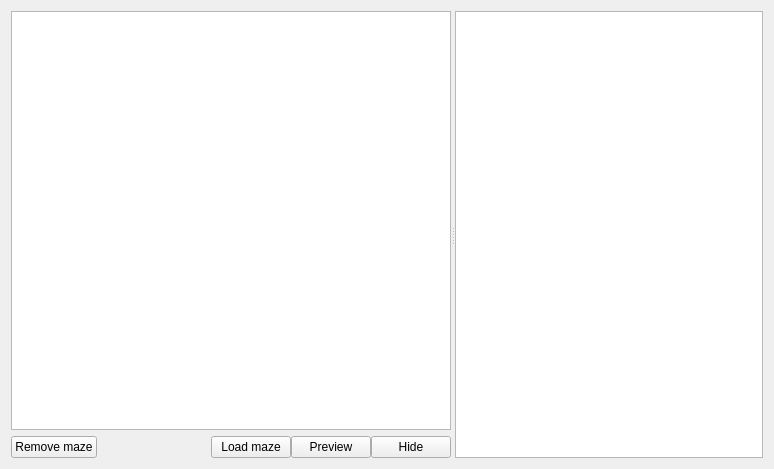
<?xml version="1.0" encoding="UTF-8"?>
<ui version="4.0">
 <class>MazesDbBrowser</class>
 <widget class="QWidget" name="MazesDbBrowser">
  <property name="geometry">
   <rect>
    <x>0</x>
    <y>0</y>
    <width>774</width>
    <height>469</height>
   </rect>
  </property>
  <property name="windowTitle">
   <string>Form</string>
  </property>
  <layout class="QVBoxLayout" name="verticalLayout">
   <item>
    <widget class="QSplitter" name="splitter">
     <property name="orientation">
      <enum>Qt::Horizontal</enum>
     </property>
     <widget class="QWidget" name="verticalLayoutWidget">
      <layout class="QVBoxLayout" name="verticalLayout_2">
       <item>
        <widget class="QTableView" name="mazesTableView">
         <property name="showDropIndicator" stdset="0">
          <bool>false</bool>
         </property>
         <property name="dragDropOverwriteMode">
          <bool>false</bool>
         </property>
         <property name="alternatingRowColors">
          <bool>true</bool>
         </property>
         <property name="selectionMode">
          <enum>QAbstractItemView::SingleSelection</enum>
         </property>
         <property name="selectionBehavior">
          <enum>QAbstractItemView::SelectRows</enum>
         </property>
        </widget>
       </item>
       <item>
        <layout class="QHBoxLayout" name="horizontalLayout">
         <property name="spacing">
          <number>0</number>
         </property>
         <item>
          <widget class="QPushButton" name="pushButton_removeMaze">
           <property name="text">
            <string>Remove maze</string>
           </property>
          </widget>
         </item>
         <item>
          <spacer name="horizontalSpacer">
           <property name="orientation">
            <enum>Qt::Horizontal</enum>
           </property>
           <property name="sizeHint" stdset="0">
            <size>
             <width>40</width>
             <height>20</height>
            </size>
           </property>
          </spacer>
         </item>
         <item>
          <widget class="QPushButton" name="pushButton_loadMaze">
           <property name="text">
            <string>Load maze</string>
           </property>
          </widget>
         </item>
         <item>
          <widget class="QPushButton" name="pushButtonmazePreview">
           <property name="text">
            <string>Preview</string>
           </property>
          </widget>
         </item>
         <item>
          <widget class="QPushButton" name="pushButton_hide">
           <property name="text">
            <string>Hide</string>
           </property>
          </widget>
         </item>
        </layout>
       </item>
      </layout>
     </widget>
     <widget class="RenderArea" name="graphicsView">
      <property name="sizePolicy">
       <sizepolicy hsizetype="Expanding" vsizetype="Preferred">
        <horstretch>0</horstretch>
        <verstretch>0</verstretch>
       </sizepolicy>
      </property>
     </widget>
    </widget>
   </item>
  </layout>
 </widget>
 <customwidgets>
  <customwidget>
   <class>RenderArea</class>
   <extends>QGraphicsView</extends>
   <header>RenderArea.h</header>
  </customwidget>
 </customwidgets>
 <resources/>
 <connections/>
</ui>
